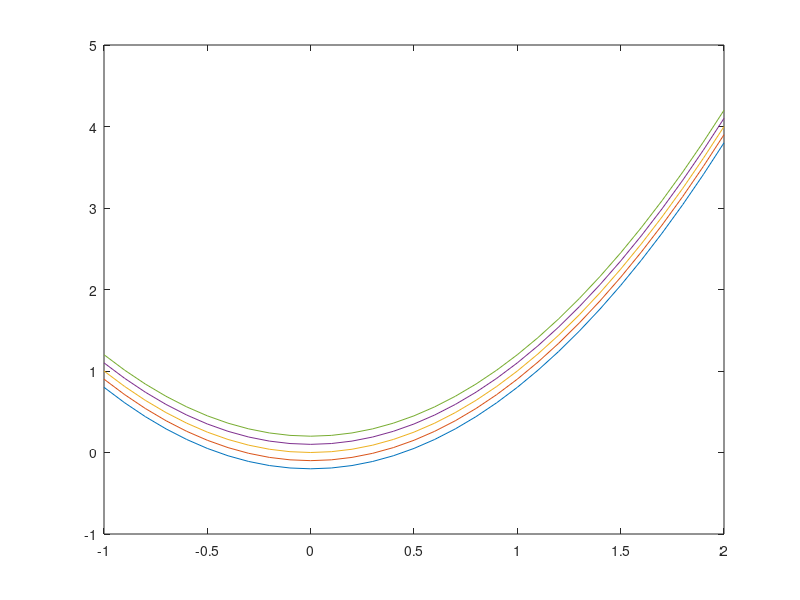

This figure's MATLAB source: (Note: this script raises an error after producing the figure.)
%%
figure; x = (-1:.1:2)'; y = (x.^2)+ones(size(x))*(-2:2)*0.1; lns=plot(x,y);
TR = lns(1).DataTipTemplate.DataTipRows;
lns(1).DataTipTemplate.DataTipRows(1) = dataTipTextRow('MyVar','');
lns(1).DataTipTemplate.DataTipRows(2:3) = TR;
%%
figure; x = (-1:.01:2)'; y = (x.^2)+ones(size(x))*(-2:2)*0.1;
Time = (x-min(x))*3600;
DTime = datetime(Time,'convertfrom','posix');
lns=plot(DTime,y);
TR = lns(1).DataTipTemplate.DataTipRows;
lns(1).DataTipTemplate.DataTipRows(1) = dataTipTextRow('MyVar','');
lns(1).DataTipTemplate.DataTipRows(2:3) = TR;
lns(1).DataTipTemplate.DataTipRows(2).Format = 'hh:mm:ss.SSS';
datatip(lns(1),DTime(100),y(100,1));
%%
figure; x = (-1:.01:2)'; y = (x.^2)+ones(size(x))*(-2:2)*0.1;
Time = x*3600;
DTime = seconds(Time);
lns=plot(DTime,y,'DisplayName','My_Var','DurationTickFormat','mm:ss');%);
TR = lns(1).DataTipTemplate.DataTipRows;
lns(1).DataTipTemplate.DataTipRows(1) = dataTipTextRow('My\_Var','');
lns(1).DataTipTemplate.DataTipRows(2:3) = TR;
lns(1).DataTipTemplate.DataTipRows(2).Format = 'mm:ss.SSS';
%datatip(lns(1),DTime(100),y(100,1));
